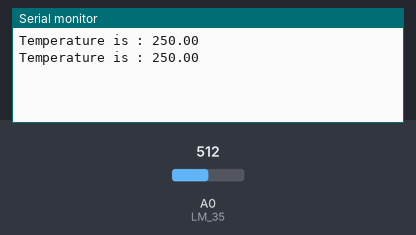
The sketch below on a simulated Arduino Uno, built with avr-gcc and run on an emulated ATmega328P. Parts: the last lines printed to the serial monitor. Inputs (shaded band) come from the test bench; at power-on: A0 (LM_35) = 512.

Above: at 1.8 s.
1.9 s: A0 (LM_35) set to 716
At 2.8 s:
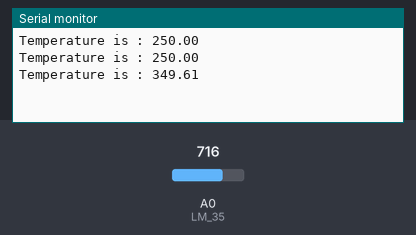
3.4 s: A0 (LM_35) set to 900
At 4.8 s:
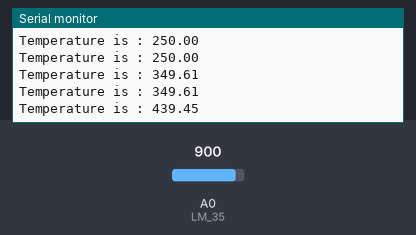
Timing chart, 0 to 6.4 s (numbered marks = the images above; inputs shaded):
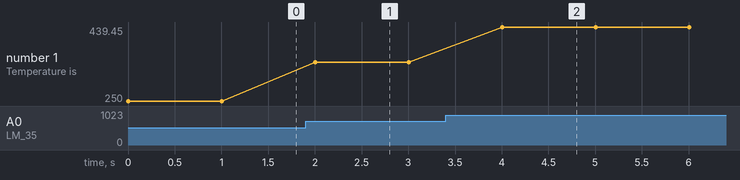

The sketch:

simpletemp.ino
```cpp
const int LM_35 = A0;
int input_val = 0;
float temp = 0;

void setup() {
   Serial.begin(9600);
}

void loop() {
   input_val = analogRead(LM_35);
   temp = (5.0 * input_val * 100.0) / 1024;
   Serial.print("Temperature is : " );
   Serial.println(temp);
   delay(1000);
}
```

Measured:
- after the input at 1.9 s, the serial monitor: prints a new line after 0.10 s (image 1)
- after the input at 3.4 s, the serial monitor: prints a new line after 0.60 s (image 2)
- plotted number 1: 250 → 349.61 after the input at 1.9 s, 349.61 → 439.45 after the input at 3.4 s
